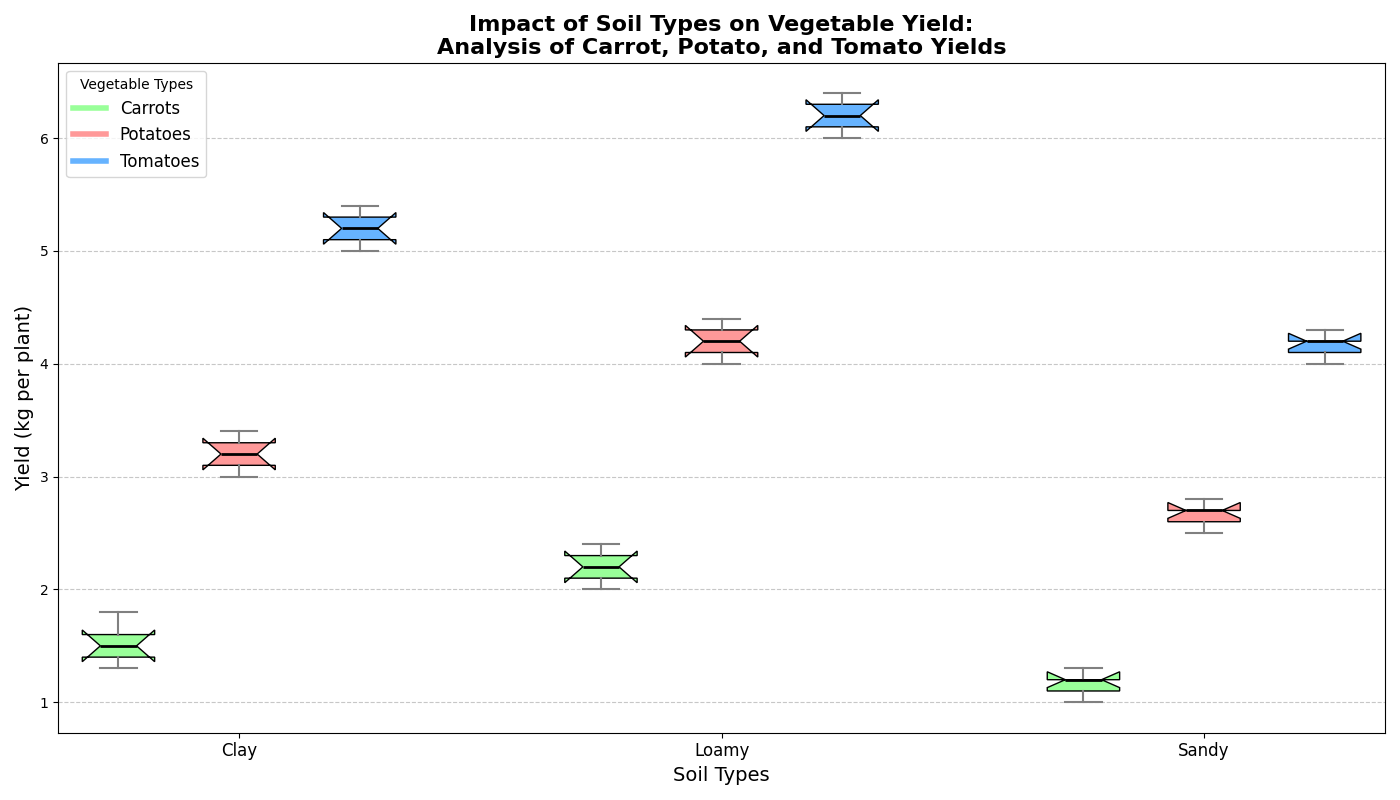

Python code for this plot:
import matplotlib.pyplot as plt
import numpy as np

vegetables = ['Carrots', 'Potatoes', 'Tomatoes']
soil_types = ['Clay', 'Loamy', 'Sandy']

carrots_yield = [
    [1.3, 1.5, 1.6, 1.8, 1.4],  # Clay
    [2.0, 2.2, 2.1, 2.3, 2.4],  # Loamy
    [1.0, 1.2, 1.1, 1.3, 1.2]   # Sandy
]

potatoes_yield = [
    [3.0, 3.2, 3.3, 3.4, 3.1],  # Clay
    [4.0, 4.2, 4.1, 4.3, 4.4],  # Loamy
    [2.5, 2.7, 2.6, 2.8, 2.7]   # Sandy
]

tomatoes_yield = [
    [5.0, 5.3, 5.1, 5.4, 5.2],  # Clay
    [6.0, 6.3, 6.1, 6.4, 6.2],  # Loamy
    [4.0, 4.2, 4.1, 4.3, 4.2]   # Sandy
]

data = [carrots_yield, potatoes_yield, tomatoes_yield]

fig, ax = plt.subplots(figsize=(14, 8))
positions = np.array(range(len(soil_types))) * 4

for i, yields in enumerate(data):
    pos = positions + i
    bp = ax.boxplot(yields, positions=pos, widths=0.6, patch_artist=True, notch=True)

    # Shuffled colors for each vegetable type
    colors = ['#99ff99', '#ff9999', '#66b3ff']  # Shuffled order
    for patch, color in zip(bp['boxes'], [colors[i]] * len(soil_types)):
        patch.set_facecolor(color)

    for whisker in bp['whiskers']:
        whisker.set(color='gray', linewidth=1.5)
    for cap in bp['caps']:
        cap.set(color='gray', linewidth=1.5)
    for median in bp['medians']:
        median.set(color='black', linewidth=2)

ax.set_xticks(positions + 1)
ax.set_xticklabels(soil_types, fontsize=12)

ax.set_title("Impact of Soil Types on Vegetable Yield:\nAnalysis of Carrot, Potato, and Tomato Yields", fontsize=16, fontweight='bold')
ax.set_ylabel("Yield (kg per plant)", fontsize=14)
ax.set_xlabel("Soil Types", fontsize=14)

ax.grid(axis='y', linestyle='--', alpha=0.7)

handles = [plt.Line2D([0], [0], color=color, lw=4) for color in colors]
ax.legend(handles, vegetables, title='Vegetable Types', loc='upper left', fontsize=12)

plt.tight_layout()
plt.show()
